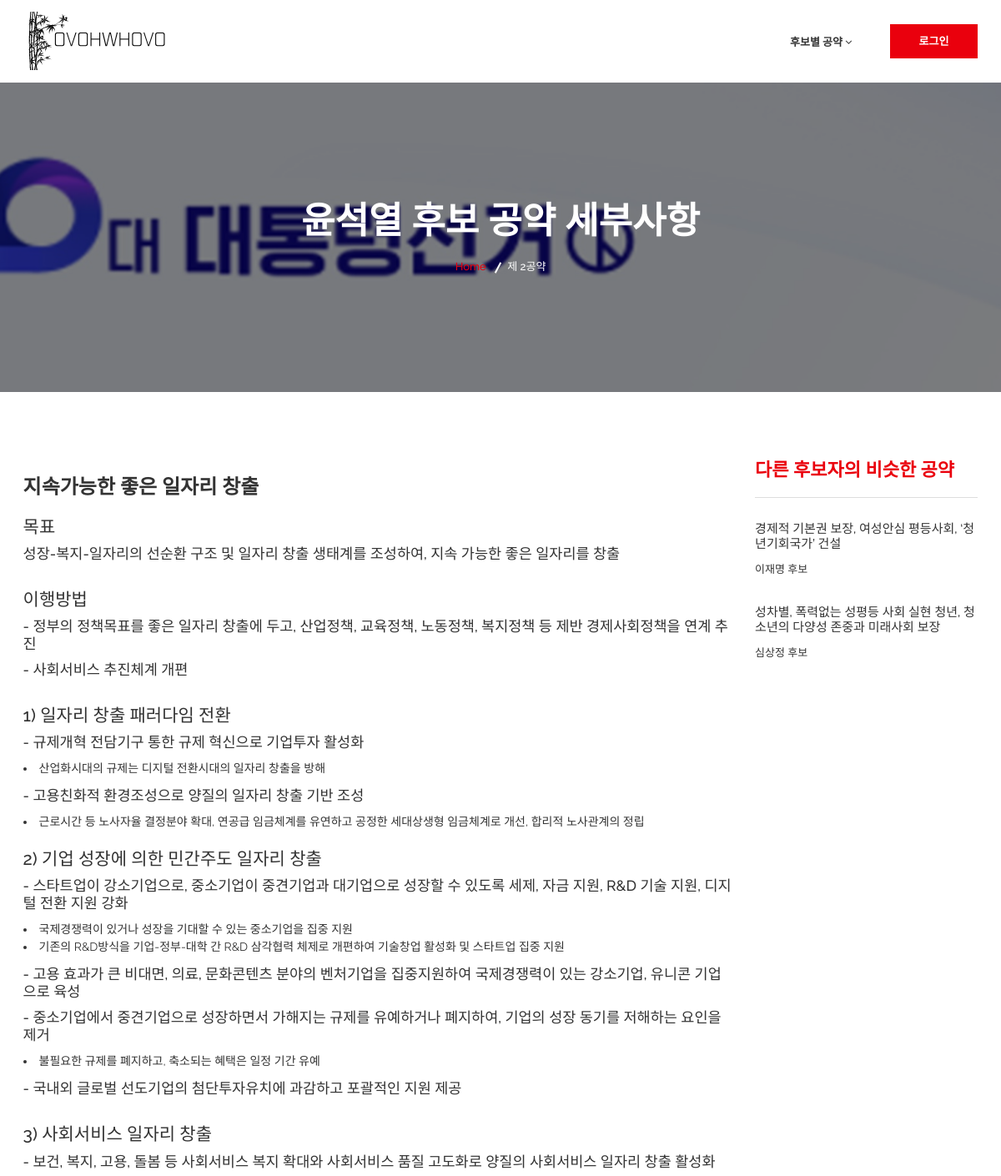
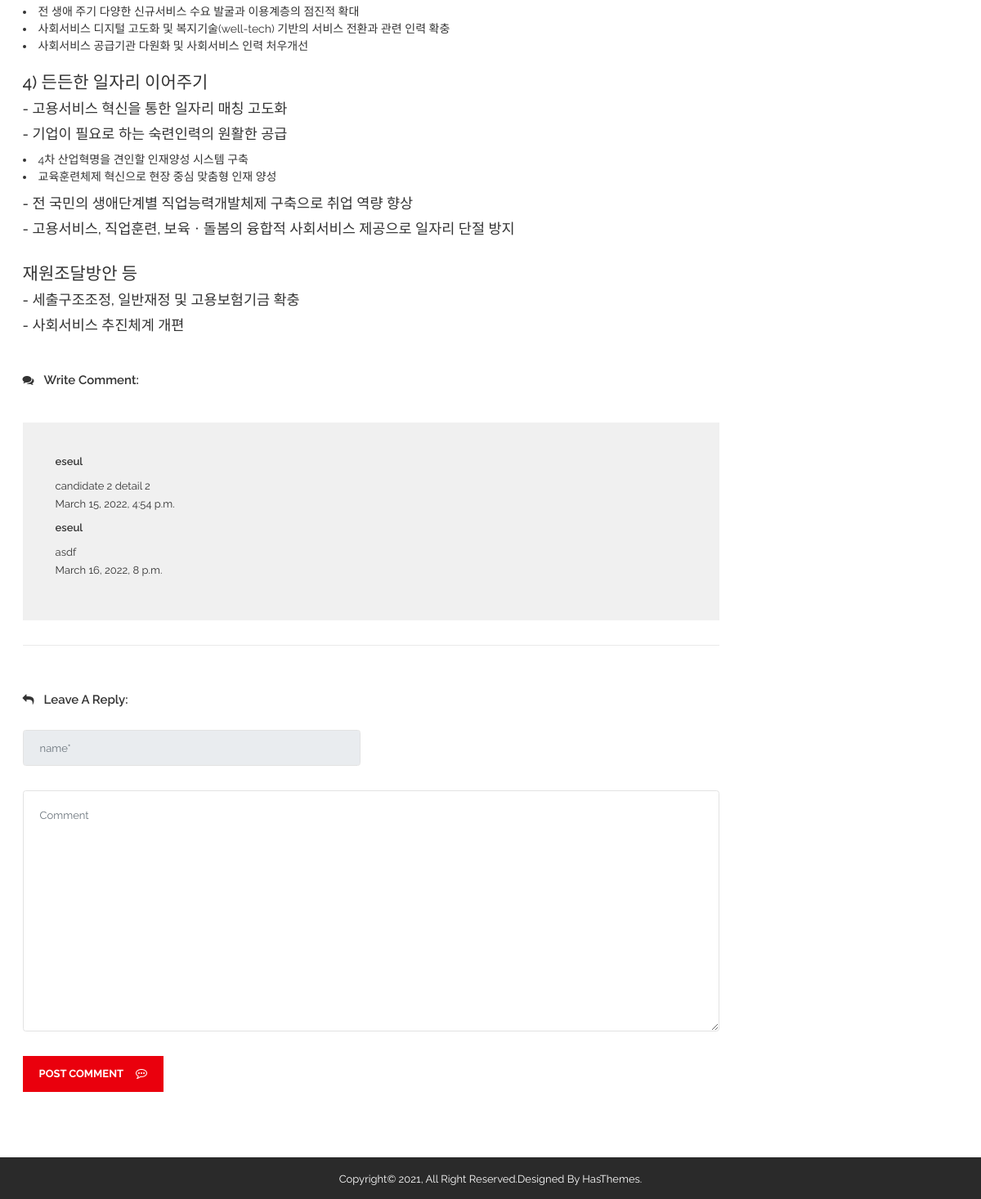
The page /candidate2/detail02/ on the database its author committed (2 pictures, top to bottom).
### bbsApp/models.py (models this page shows)
class Post(models.Model):
    id            = models.BigAutoField(help_text = "Post ID", primary_key=True)
    candidate_num = models.IntegerField()
    detail_num    = models.IntegerField()
    writer_id     = models.TextField(max_length=100)
    content       = models.TextField(blank=False, null=False)
    create_date   = models.DateTimeField(auto_now=True)
    modify_date   = models.DateTimeField(auto_now=True)

### candidate2App/views.py (the view)
# urls.py: path('detail02/', views.detail02),
def detail02(request):
    print('>>> candidate2')
    candidate_num = 2
    detail_num = 2
    Posts = Post.objects.filter(candidate_num=candidate_num, detail_num=detail_num)
    if request.session.get('member_name'):
        print('>>> our member')
        context = {
            'session_member_name': request.session.get('member_name'),
            'session_member_id': request.session.get('member_id'),
            'candidate_num': candidate_num,
            'detail_num': detail_num,
            'Posts': Posts
        }
        return render(request, 'candidate2/blogDetail02.html', context)
    else:
        context = {
            'candidate_num': candidate_num,
            'detail_num': detail_num,
            'Posts': Posts
        }
        return render(request, 'candidate2/blogDetail02.html', context)

### candidate2App/templates/candidate2/blogDetail02.html (shortened to what this page needs)
{% load static %}
<!doctype html>
<html class="no-js" lang="en">
    <head>
        <link rel="stylesheet" href="{% static 'css/bootstrap.min.css' %}">
        <link rel="stylesheet" href="{% static 'css/font-awesome.min.css' %}">
        <link rel="stylesheet" href="{% static 'css/meanmenu.min.css' %}">
        <link rel="stylesheet" href="{% static 'css/owl.carousel.min.css' %}">
		<link rel="stylesheet" href="{% static 'lib/css/nivo-slider.css' %}" type="text/css" />
		<link rel="stylesheet" href="{% static 'lib/css/preview.css' %}" type="text/css" media="screen" />
        <link rel="stylesheet" href="{% static 'css/chosen.min.css' %}">
        <link rel="stylesheet" href="{% static 'css/animate.css' %}">
        <link rel="stylesheet" href="{% static 'css/magnific-popup.css' %}">
        <link rel="stylesheet" href="{% static 'css/normalize.css' %}">
        <link rel="stylesheet" href="{% static 'css/main.css' %}">
        <link rel="stylesheet" href="{% static 'style.css' %}">
        <link rel="stylesheet" href="{% static 'css/responsive.css' %}">
    </head>
    <body>
        <div class="wrapper">
            <header class="header-area">
                <div class="header-bottom stick-h2">
                    <div class="container">
                        <div class="row">
                            <div class="col-lg-12">
                                <div class="logo floatleft">
                                    <a href="../../whovo">
                                        <img alt="" src="{% static 'img/logo/whovologo.png' %}">
                                    </a>
                                </div>
                                <div class="header-search floatright">
                                    {% if session_member_name %}
                                    <div class="header-button floatright">
                                        <a href="../../user/logout">로그아웃</a>
                                    </div>
                                    {% else %}
                                    <div class="header-button floatright">
                                        <a href="../../user/index">로그인</a>
                                    </div>
                                    {% endif %}
                                </div>
                                <div class="main-menu floatright">
                                    <nav>
                                        <ul>
                                            <li><a href=""> 후보별 공약 <i class="fa fa-angle-down" aria-hidden="true"></i></a>
                                            </li>
                                        </ul>
                                    </nav>
                                </div>
                            </div>
                        </div>
                    </div>
                </div>
            </header>
            <section class="breadcrumbs-area ptb-140 about-bg">
                <div class="container">
                    <div class="row">
                        <div class="col-lg-12 text-center">
                            <div class="breadcrumbs">
                                <h2 class="page-title">윤석열 후보 공약 세부사항</h2>
                                <ul>
                                    <li><a href="../../whovo/">Home</a></li>
                                    <li>제 2공약</li>
                                </ul>
                            </div>
                        </div>
                    </div>
                </div>
            </section>
            <section class="blog-two-details-area ptb-80">
                <div class="container">
                    <div class="row">
                        <div class="col-lg-9">
                            <div class="blog-container-inner">
                                <div class="visual-inner">
                                    <h3 class="blog-title">
                                        지속가능한 좋은 일자리 창출
                                    </h3>
                                    <div class="blog-content">
                                        <h4>목표</h4>
                                        <h5>성장-복지-일자리의 선순환 구조 및 일자리 창출 생태계를 조성하여, 지속 가능한 좋은 일자리를 창출</h5><br/>
                                        <h4>이행방법</h4>
                                        <h5>- 정부의 정책목표를 좋은 일자리 창출에 두고, 산업정책, 교육정책, 노동정책, 복지정책 등 제반 경제사회정책을 연계 추진</h5>
                                        <h5>- 사회서비스 추진체계 개편</h5><br/>
                                        <h4>1) 일자리 창출 패러다임 전환</h4>
                                        <h5>- 규제개혁 전담기구 통한 규제 혁신으로 기업투자 활성화</h5>
                                        <li>산업화시대의 규제는 디지털 전환시대의 일자리 창출을 방해</li><p/>
                                        <h5>- 고용친화적 환경조성으로 양질의 일자리 창출 기반 조성</h5>
                                        <li>근로시간 등 노사자율 결정분야 확대, 연공급 임금체계를 유연하고 공정한 세대상생형 임금체계로 개선, 합리적 노사관계의 정립</li><br/>
                                        <h4>2) 기업 성장에 의한 민간주도 일자리 창출</h4>
                                        <h5>- 스타트업이 강소기업으로, 중소기업이 중견기업과 대기업으로 성장할 수 있도록 세제, 자금 지원, R&D 기술 지원, 디지털 전환 지원 강화</h5>
                                        <li>국제경쟁력이 있거나 성장을 기대할 수 있는 중소기업을 집중 지원</li>
                                        <li>기존의 R&D방식을 기업-정부-대학 간 R&D 삼각협력 체제로 개편하여 기술창업 활성화 및 스타트업 집중 지원</li><p/>
                                        <h5>- 고용 효과가 큰 비대면, 의료, 문화콘텐츠 분야의 벤처기업을 집중지원하여 국제경쟁력이 있는 강소기업, 유니콘 기업으로 육성</h5>
                                        <h5>- 중소기업에서 중견기업으로 성장하면서 가해지는 규제를 유예하거나 폐지하여, 기업의 성장 동기를 저해하는 요인을 제거</h5>
                                        <li>불필요한 규제를 폐지하고, 축소되는 혜택은 일정 기간 유예</li><p/>
                                        <h5>- 국내외 글로벌 선도기업의 첨단투자유치에 과감하고 포괄적인 지원 제공</h5><br/>
                                        <h4>3) 사회서비스 일자리 창출</h4>
                                        <h5>- 보건, 복지, 고용, 돌봄 등 사회서비스 복지 확대와 사회서비스 품질 고도화로 양질의 사회서비스 일자리 창출 활성화</h5>
                                        <li>전 생애 주기 다양한 신규서비스 수요 발굴과 이용계층의 점진적 확대</li>
                                        <li>사회서비스 디지털 고도화 및 복지기술(well-tech) 기반의 서비스 전환과 관련 인력 확충</li>
                                        <li>사회서비스 공급기관 다원화 및 사회서비스 인력 처우개선</li><br/>
                                        <h4>4) 든든한 일자리 이어주기</h4>
                                        <h5>- 고용서비스 혁신을 통한 일자리 매칭 고도화</h5>
                                        <h5>- 기업이 필요로 하는 숙련인력의 원활한 공급</h5>
                                        <li>4차 산업혁명을 견인할 인재양성 시스템 구축</li>
                                        <li>교육훈련체제 혁신으로 현장 중심 맞춤형 인재 양성</li><p/>
                                        <h5>- 전 국민의 생애단계별 직업능력개발체제 구축으로 취업 역량 향상</h5>
                                        <h5>- 고용서비스, 직업훈련, 보육ㆍ돌봄의 융합적 사회서비스 제공으로 일자리 단절 방지</h5><br/>
                                        <h4>재원조달방안 등</h4>
                                        <h5>- 세출구조조정, 일반재정 및 고용보험기금 확충</h5>
                                        <h5>- 사회서비스 추진체계 개편</h5>
                                    </div>
                                </div>
                                <div  class="blog-comment">
                                    <p><i class="fa fa-comments" aria-hidden="true"></i>Write Comment:</p>
                                    <div class="blog-reply-all2">
                                        <div id="blog-top" class="blog-top">
                                            {% for bbs in Posts %}
                                            <div  class="blog-img-details">
                                                <div class="blog-title" align="right">
                                                    <h3>{{bbs.writer_id}}</h3>
                                                </div>
                                                <p>{{bbs.content}}</p>
                                                <span>{{bbs.create_date}}</span>
                                            </div>
                                            {% endfor %}
                                        </div>
                                    </div>
                                </div>
                                <div class="blog-input">
                                    <p><i class="fa fa-reply" aria-hidden="true"></i>Leave A Reply:</p>
                                    <form method="post" action="../../bbs/postForm" name="form">
                                        <div class="blog-from">
                                            <div class="row">
                                                <div class="col-lg-6">
                                                    {% if session_member_id %}
                                                    <input class="form-control bmrg" required="" id="writer_id" name= "writer_id" type="text" value="{{ session_member_id }}" readonly>
                                                    {% else %}
                                                    <input class="form-control bmrg" required="" type="text" placeholder="name*" disabled/>
                                                    {% endif %}
                                                </div>
                                                <div class="col-lg-12">
                                                    <textarea class="form-control" required="" name="content" id="content" placeholder="Comment"></textarea>
                                                    {% if session_member_id %}
                                                    <button class="submit" id="postBtn" type="button" value = "post">
                                                        Post Comment
                                                        <i class="fa fa-commenting-o" aria-hidden="true"></i>
                                                    </button>
                                                    {% else %}
                                                    <button class="submit" type="submit" value= "loginback" onclick="if(confirm('로그인 후 이용가능합니다. 로그인 페이지로 이동합니다.')){javascript: form.action='/user/index/';}">
                                                        Post Comment
                                                        <i class="fa fa-commenting-o" aria-hidden="true"></i>
                                                    </button>
                                                    {% endif %}
                                                </div>
                                            </div>
                                        </div>
                                    </form>
                                </div>
                            </div>
                        </div>
                        <div class="col-lg-3">
                            <div class="issues-categoris issues-top3 blog-two2">
                                <h3>다른 후보자의 비슷한 공약</h3>
                                <div class="event-sidebar-2">
                                    <div class="categori-list1">
                                        <div class="categori-list-one">
                                        <div class="categori-list-one">
                                            <div class="post-details">
                                                <h3><a href="../../candidate1/detail03/">경제적 기본권 보장, 여성안심 평등사회, ‘청년기회국가’ 건설 </a></h3>
                                                <p>이재명 후보</p>
                                            </div>
                                        </div>
                                        <div class="categori-list-one">
                                            <div class="post-details">
                                                <h3><a href="../../candidate3/detail03/">성차별, 폭력없는 성평등 사회 실현 청년, 청소년의 다양성 존중과 미래사회 보장 </a></h3>
                                                <p>심상정 후보 </p>
                                            </div>
                                        </div>
                                        <div class="categori-list-one mrg-nn">
                                        </div>
                                    </div>
                                </div>
                            </div>
            </section>
            <footer id="footer" class="social-area">
                <div class="footer-bottom">
                    <div class="container">
                        <div class="row">
                            <div class="footer-bottom-all">
                                <div class="col-lg-12 col-12 col-md-12">
                                    <div class="copyright-text text-center">
                                        <p>Copyright© 2021, All Right Reserved.Designed by <a href="https://hasthemes.com/"> HasThemes.</a></p>
                                    </div>
                                </div>
                            </div>
                        </div>
                    </div>
                </div>
            </footer>
        </div>
    </body>
</html>

### bbsApp/static/css/main.css (style rules this page uses)
html { color: #222; font-size: 1em; line-height: 1.4; }
audio, canvas, iframe, img, svg, video { vertical-align: middle; }
textarea { resize: vertical; }

### bbsApp/static/css/responsive.css (style rules this page uses)
@media (min-width: 1170px) and (max-width: 1450px) { .main-menu ul li { margin-left: 39px; } }

### rows shown on the page
Post: writer_id "eseul", content "candidate 2 detail 2", create_date "March 15, 2022, 4:54 p.m."
Post: writer_id "eseul", content "asdf", create_date "March 16, 2022, 8 p.m."
